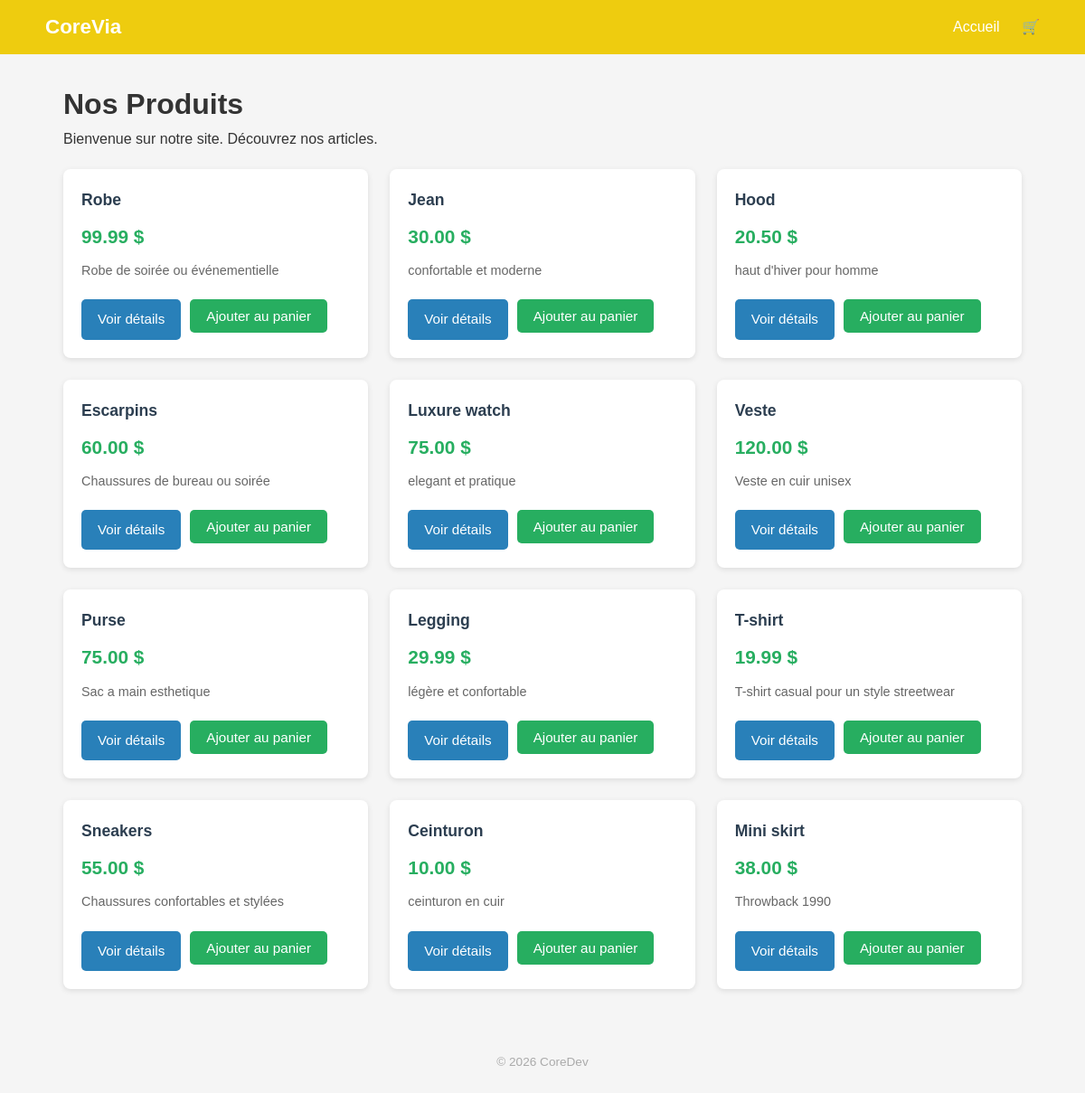
The page / on the database its author committed.
### tables this page shows
CREATE TABLE `products` (
  `id` int(11) NOT NULL,
  `name` varchar(255) NOT NULL,
  `price` decimal(10,2) NOT NULL,
  `description` text DEFAULT NULL
);

### config.php (called while the page is built, shortened)
<?php
$host ='localhost';
$db = 'ecommerce_db';
$user= 'root';
$pass = '';
$charset = 'utf8mb4';
function get_pdo() {
 static $pdo = null;
global $host, $db, $user, $pass, $charset;
 if($pdo === null) {
 $dsn = "mysql:host=$host;dbname=$db;charset=$charset";
 $options = [
            PDO::ATTR_ERRMODE            => PDO::ERRMODE_EXCEPTION,
            PDO::ATTR_DEFAULT_FETCH_MODE => PDO::FETCH_ASSOC,
            PDO::ATTR_EMULATE_PREPARES   => false,
        ];
        try {
            $pdo = new PDO($dsn, $user, $pass, $options);
        } catch (PDOException $e) {
            error_log('Erreur connexion BD : ' . $e->getMessage());
            die('Erreur de connexion à la base de données. Veuillez réessayer plus tard.');
        }
    }
    return $pdo;
}
function get_all_products() {
    $pdo = get_pdo();
    $stmt = $pdo->prepare('SELECT id, name, price, description FROM products ORDER BY id ASC');
    $stmt->execute();
    return $stmt->fetchAll();
}

### index.php (the view, shortened to what this page needs)
<?php
require_once 'config.php';
$products = get_all_products();
include 'header.php';
?>
<h1 class="section-subtitle">Nos Produits</h1>
<p>Bienvenue sur notre site. Découvrez nos articles.</p>
<?php if (empty($products)): ?>
    <div class="empty-state">
        <p>Aucun produit disponible pour le moment.</p>
    </div>
<?php else: ?>
    <div class="products-grid">
        <?php foreach ($products as $product): ?>
            <div class="product-card">
                <h2><?php echo htmlspecialchars($product['name']); ?></h2>
                <div class="price"><?php echo number_format($product['price'], 2); ?> $</div>
                <div class="description"><?php echo htmlspecialchars($product['description']); ?></div>
                <div class="actions">
                    <a href="product_detail.php?id=<?php echo (int)$product['id']; ?>" class="btn btn-primary">Voir détails</a>
                    <form action="add_to_cart.php" method="POST" style="display:inline;">
                        <button type="submit" class="btn btn-success">Ajouter au panier</button>
                    </form>
                </div>
            </div>
        <?php endforeach; ?>
    </div>
<?php endif; ?>
</main>
<footer class="site-footer">
    <p>&copy; <?php echo date('Y'); ?> CoreDev</p>
</footer>
</body>
</html>

### header.php (shortened to what this page needs)
<?php
$cart_count = 0;
?>
<!DOCTYPE html>
<html lang="fr">
<head>
    <link rel="stylesheet" href="styles.css">
</head>
<body>
<header class="site-header">
    <div class="header-inner">
        <a href="index.php" class="logo"> CoreVia</a>
        <nav>
            <a href="index.php">Accueil</a>
            <a href="cart.php" class="cart-link">
                🛒  <?php if ($cart_count > 0): ?>
                    <span class="cart-badge"><?php echo $cart_count; ?></span>
                <?php endif; ?>
            </a>
        </nav>
    </div>
</header>
<main class="container">

### styles.css (style rules this page uses)
* { box-sizing: border-box; margin: 0; padding: 0; }
body { font-family: Arial, sans-serif; background: #f5f5f5; color: #333; line-height: 1.6; }
.site-header { background: #eecc0f; color: #fff; padding: 0 20px; }
.header-inner { max-width: 1100px; margin: 0 auto; display: flex; align-items: center; justify-content: space-between; height: 60px; }
.logo { color: #fff; text-decoration: none; font-size: 1.4rem; font-weight: bold; }
nav a { color: #fff; text-decoration: none; margin-left: 20px; font-size: 1rem; }
.cart-link { position: relative; }
.container { max-width: 1100px; margin: 30px auto; padding: 0 20px; }
.products-grid { display: grid; grid-template-columns: repeat(auto-fill, minmax(250px, 1fr)); gap: 24px; margin-top: 20px; }
.product-card { background: #fff; border-radius: 8px; box-shadow: 0 2px 6px rgba(0,0,0,0.1); padding: 20px; display: flex; flex-direction: column; gap: 10px; }
.product-card h2 { font-size: 1.1rem; color: #2c3e50; }
.product-card .price { font-size: 1.3rem; font-weight: bold; color: #27ae60; }
.product-card .description { font-size: 0.9rem; color: #666; flex-grow: 1; }
.product-card .actions { display: flex; gap: 10px; margin-top: 10px; }
.btn { display: inline-block; padding: 10px 18px; border: none; border-radius: 5px; cursor: pointer; font-size: 0.95rem; text-decoration: none; text-align: center; }
.btn-primary { background: #2980b9; color: #fff; }
.btn-success { background: #27ae60; color: #fff; }
.site-footer { text-align: center; padding: 30px; color: #aaa; font-size: 0.85rem; margin-top: 40px; }

### rows shown on the page
products: name "Robe", price "99.99", description "Robe de soirée ou événementielle"
products: name "Jean", price "30.00", description "confortable et moderne"
products: name "Hood", price "20.50", description "haut d'hiver pour homme"
products: name "Escarpins", price "60.00", description "Chaussures de bureau ou soirée"
products: name "Luxure watch", price "75.00", description "elegant et pratique"
products: name "Veste", price "120.00", description "Veste en cuir unisex"
products: name "Purse", price "75.00", description "Sac a main esthetique"
products: name "Legging", price "29.99", description "légère et confortable"
products: name "T-shirt", price "19.99", description "T-shirt casual pour un style streetwear"
products: name "Sneakers", price "55.00", description "Chaussures confortables et stylées"
products: name "Ceinturon", price "10.00", description "ceinturon en cuir"
products: name "Mini skirt", price "38.00", description "Throwback 1990"
